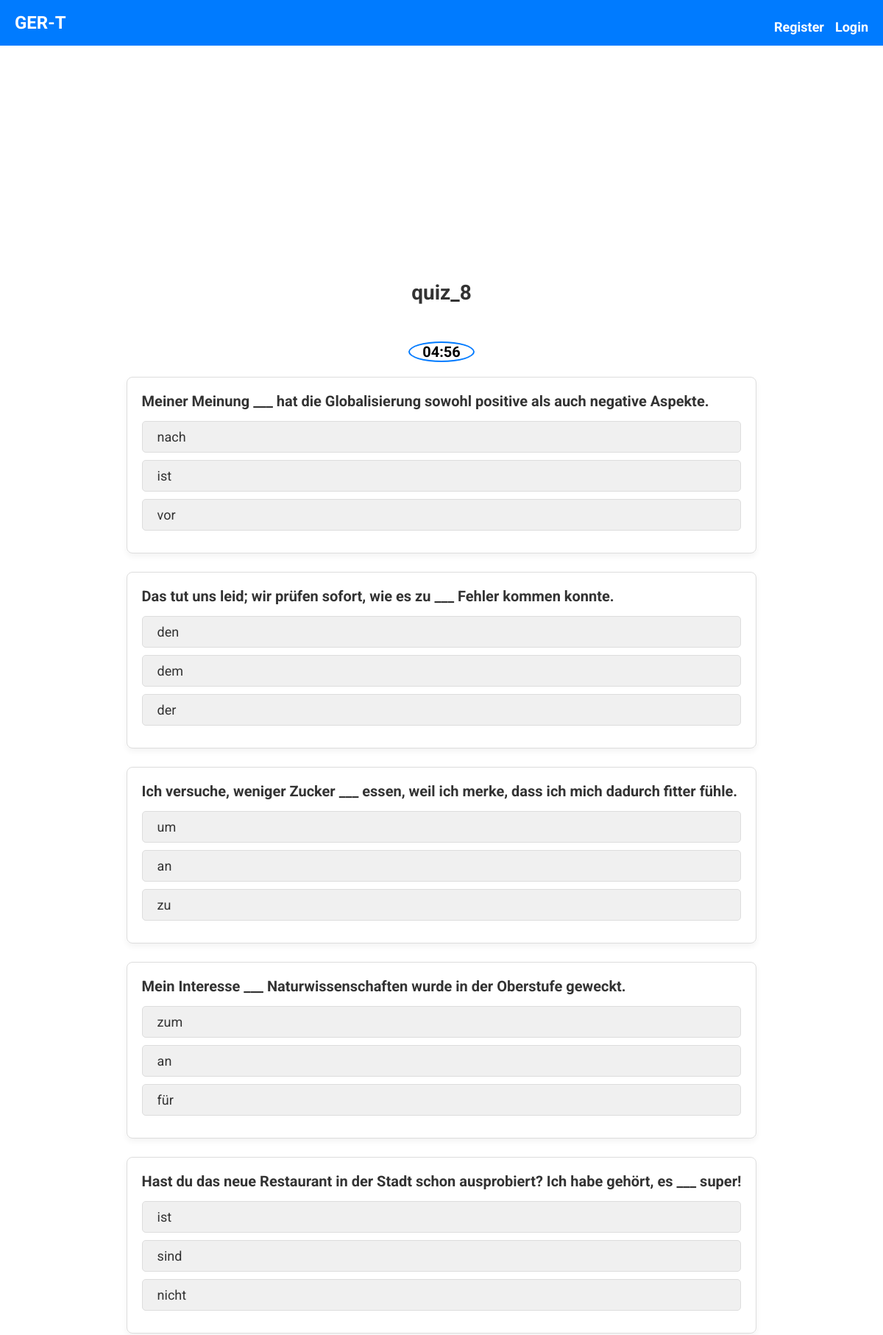
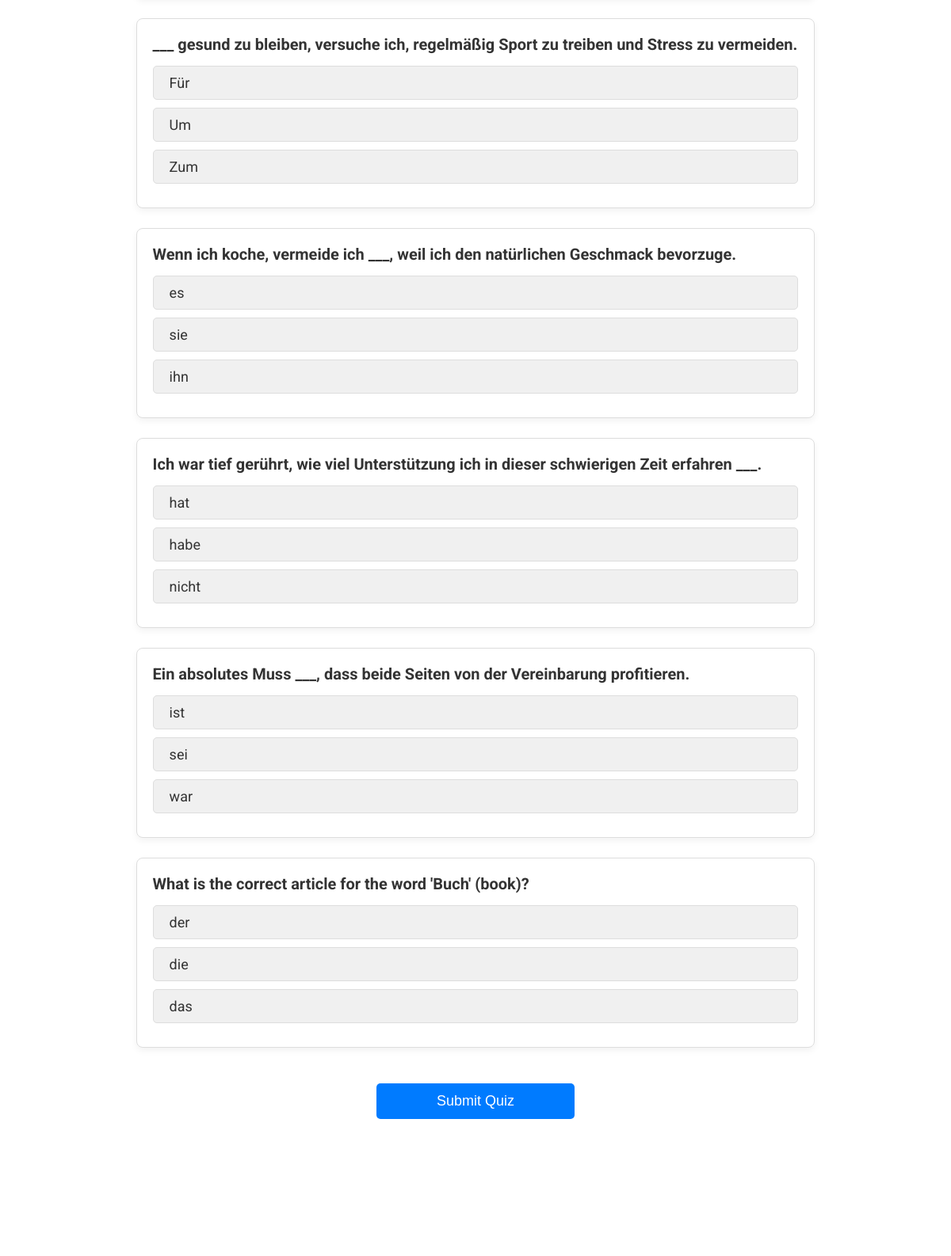
Screenshot of /take_quiz/2/ (upper part) with the database file from the repository (2 pictures, top to bottom).
### quiz/models.py (models this page shows, shortened)
class Quiz(models.Model):
    name = models.CharField(max_length=255)
    description = models.TextField()

class Question(models.Model):
    quiz = models.ForeignKey(Quiz, related_name="questions", on_delete=models.CASCADE, default=1)
    text = models.CharField(max_length=255)

class Option(models.Model):
    question = models.ForeignKey(Question, related_name="options", on_delete=models.CASCADE)
    text = models.CharField(max_length=255)
    is_correct = models.BooleanField(default=False)

### quiz/views.py (the view, shortened to what this page needs)
# urls.py: path('take_quiz/<int:quiz_id>/', take_quiz, name='take_quiz'),
def take_quiz(request, quiz_id):
    quiz = get_object_or_404(Quiz, id=quiz_id)
    questions = quiz.questions.all()
    return render(request, "quiz/take_quiz.html", {"quiz": quiz, "questions": questions})

### templates/quiz/take_quiz.html (shortened to what this page needs)
{% extends 'base.html' %}
{% block content %}
<div class="quiz-container">
    <h2>{{ quiz.name }}</h2>
    <div class="timer">
        <span id="timer">05:00</span>
    </div>
    <form method="POST" class="quiz-form" id="quiz-form">
        {% for question in questions %}
            <div class="question-container">
                <div class="question">
                    <p class="question-text"><strong>{{ question.text }}</strong></p>
                </div>
                <div class="options-container">
                    {% for option in question.options.all %}
                        <div class="option">
                            <label for="option_{{ option.id }}" class="option-text">
                                {{ option.text }}
                            </label>
                        </div>
                    {% endfor %}
                </div>
            </div>
        {% empty %}
            <p>No questions found for this quiz.</p>
        {% endfor %}
        <div class="form-footer">
            <button type="submit" class="submit-btn">Submit Quiz</button>
        </div>
    </form>
</div>
{% endblock %}

### quiz/static/styles.css (style rules this page uses)
* { box-sizing: border-box; margin: 0; padding: 0; }
body { font-family: 'Roboto', sans-serif; margin: 0; padding: 0; width: 100%; height: 100vh; overflow: hidden; }
.quiz-container { display: flex; flex-direction: column; align-items: center; overflow-y: auto; max-height: 80vh; padding: 20px; width: 100%; scroll-behavior: smooth; }
.quiz-container h2 { font-size: 28px; color: #333; text-align: center; margin-bottom: 20px; }
.question-container { margin-bottom: 25px; padding: 20px; background-color: #fff; border: 1px solid #ddd; border-radius: 8px; box-shadow: 0 4px 8px rgba(0, 0, 0, 0.05); }
.question-text { font-size: 20px; color: #333; }
.options-container { margin-top: 15px; }
.option { display: flex; align-items: center; padding: 10px; margin-bottom: 10px; background-color: #f0f0f0; border-radius: 5px; cursor: pointer; transition: all 0.3s ease; border: 1px solid #ddd; }
.option-text { font-size: 18px; color: #333; padding-left: 10px; }
.submit-btn { padding: 12px 20px; background-color: #007bff; color: white; font-size: 18px; border: none; border-radius: 5px; cursor: pointer; transition: background-color 0.3s ease; width: 100%; max-width: 250px; margin: 20px auto; }
.form-footer { text-align: center; }
.timer { display: flex; justify-content: center; margin-bottom: 20px; background-color: #fff; border: 2px solid #007bff; border-radius: 50%; width: 90px; height: 100px; color: #333; }
.timer #timer { color: black; font-weight: bold; font-size: 20px; }

### rows the page displays
Quiz: name "quiz_8"
Question: text "Meiner Meinung ___ hat die Globalisierung sowohl positive als auch negative Aspekte."
Option: text "nach"
Option: text "ist"
Option: text "vor"
Question: text "Das tut uns leid; wir prüfen sofort, wie es zu ___ Fehler kommen konnte."
Option: text "den"
Option: text "dem"
Option: text "der"
Question: text "Ich versuche, weniger Zucker ___ essen, weil ich merke, dass ich mich dadurch fitter fühle."
Option: text "um"
Option: text "an"
Option: text "zu"
Question: text "Mein Interesse ___ Naturwissenschaften wurde in der Oberstufe geweckt."
Option: text "zum"
Option: text "an"
Option: text "für"
Question: text "Hast du das neue Restaurant in der Stadt schon ausprobiert? Ich habe gehört, es ___ super!"
Option: text "ist"
Option: text "sind"
Option: text "nicht"
Question: text "___ gesund zu bleiben, versuche ich, regelmäßig Sport zu treiben und Stress zu vermeiden."
Option: text "Für"
Option: text "Um"
Option: text "Zum"
Question: text "Wenn ich koche, vermeide ich ___, weil ich den natürlichen Geschmack bevorzuge."
Option: text "es"
Option: text "sie"
Option: text "ihn"
Question: text "Ich war tief gerührt, wie viel Unterstützung ich in dieser schwierigen Zeit erfahren ___."
Option: text "hat"
Option: text "habe"
Option: text "nicht"
Question: text "Ein absolutes Muss ___, dass beide Seiten von der Vereinbarung profitieren."
Option: text "ist"
Option: text "sei"
Option: text "war"
Question: text "What is the correct article for the word 'Buch' (book)?"
Option: text "der"
Option: text "die"
Option: text "das"
